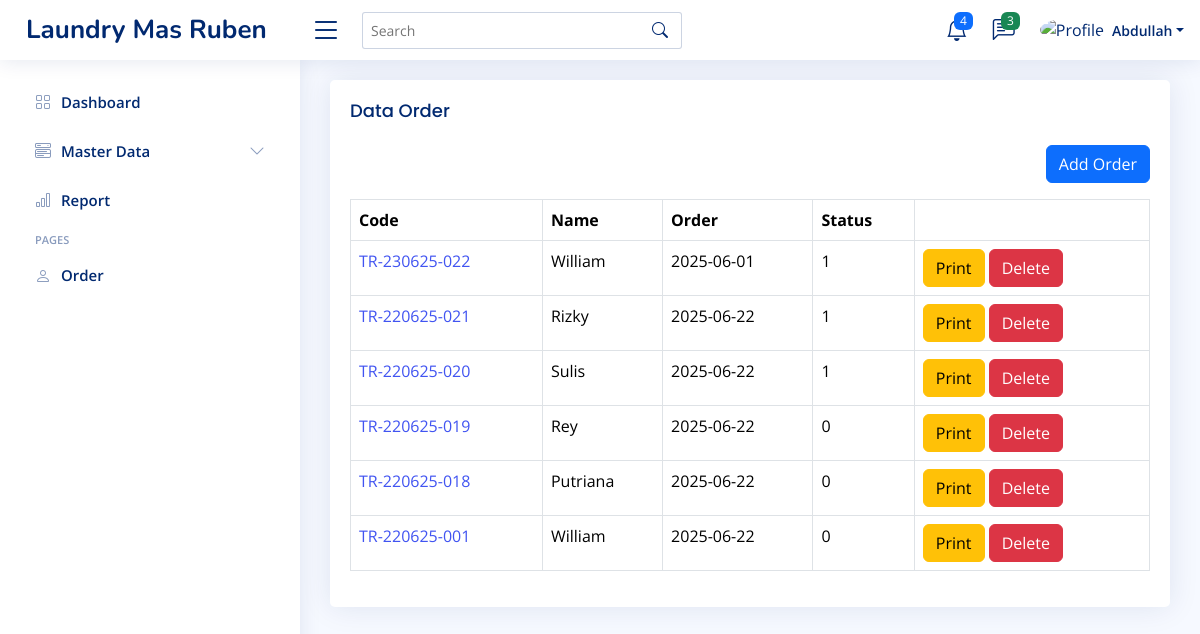
Page /home.php?page=order (signed in) on the committed database.
### tables this page shows
CREATE TABLE `trans_order` (
  `id` int(11) NOT NULL,
  `id_customer` int(11) DEFAULT NULL,
  `order_code` varchar(50) NOT NULL,
  `order_date` date NOT NULL,
  `order_end_date` date NOT NULL,
  `order_status` tinyint(2) NOT NULL,
  `created_at` timestamp NOT NULL DEFAULT current_timestamp(),
  `updated_at` timestamp NULL DEFAULT NULL ON UPDATE current_timestamp(),
  `deleted_at` datetime DEFAULT NULL,
  `order_pay` int(11) NOT NULL,
  `order_change` int(11) NOT NULL,
  `total` int(11) NOT NULL
);

CREATE TABLE `customer` (
  `id` int(11) NOT NULL,
  `customer_name` varchar(50) NOT NULL,
  `phone` varchar(13) NOT NULL,
  `address` text NOT NULL,
  `created_at` timestamp NOT NULL DEFAULT current_timestamp(),
  `updated_at` timestamp NULL DEFAULT NULL ON UPDATE current_timestamp(),
  `deleted_at` datetime DEFAULT NULL
);

### content/order.php (the view, shortened to what this page needs)
<?php
$queryOrder = mysqli_query($config, "SELECT trans_order.*, customer.customer_name
FROM trans_order
LEFT JOIN customer
ON trans_order.id_customer = customer.id
ORDER BY id DESC");
$rowOrder = mysqli_fetch_all($queryOrder, MYSQLI_ASSOC);
?>
<section class="section">
    <div class="row">
        <div class="col-12">
            <div class="card">
                <div class="card-body">
                    <h5 class="card-title">Data Order</h5>
                    <div class="table-responsive">
                        <div class="mb-3" align="right">
                            <a href="?page=tambah-order" class="btn btn-primary">Add Order</a>
                        </div>
                        <table class="table table-bordered">
                            <thead>
                                <tr>
                                    <th>Code</th>
                                    <th>Name</th>
                                    <th>Order</th>
                                    <th>Status</th>
                                    <th></th>
                                </tr>
                            </thead>
                            <tbody>
                                <?php foreach ($rowOrder as $order): ?>
                                    <tr>
                                        <td><a href="?page=tambah-order&detail=<?php echo $order['id'] ?>"><?php echo $order['order_code'] ?></a></td>
                                        <td><?php echo $order['customer_name'] ?></td>
                                        <td><?php echo $order['order_date'] ?></td>
                                        <td><?php echo $order['order_status'] ?></td>
                                        <td>
                                            <a href="print.php?id=<?php echo $order['id'] ?>" class="btn btn-warning">Print</a>
                                            <a href="?page=order&delete=<?php echo $order['id'] ?>" class="btn btn-danger">Delete</a>
                                        </td>
                                    </tr>
                                <?php endforeach ?>
                            </tbody>
                        </table>
                    </div>
                </div>
            </div>
        </div>
    </div>
</section>

### assets/css/style.css (style rules this page uses)
:root { scroll-behavior: smooth; }
body { font-family: "Open Sans", sans-serif; background: #f6f9ff; color: #444444; }
a { color: #4154f1; text-decoration: none; }
h1, h2, h3, h4, h5, h6 { font-family: "Nunito", sans-serif; }
.card { margin-bottom: 30px; border: none; border-radius: 5px; box-shadow: 0px 0 30px rgba(1, 41, 112, 0.1); }
.card-title { padding: 20px 0 15px 0; font-size: 18px; font-weight: 500; color: #012970; font-family: "Poppins", sans-serif; }
.card-body { padding: 0 20px 20px 20px; }

### rows in the picture
trans_order: order_code "TR-230625-022", id_customer.customer_name "William", order_date "2025-06-01", order_status "1"
trans_order: order_code "TR-220625-021", id_customer.customer_name "Rizky", order_date "2025-06-22", order_status "1"
trans_order: order_code "TR-220625-020", id_customer.customer_name "Sulis", order_date "2025-06-22", order_status "1"
trans_order: order_code "TR-220625-019", id_customer.customer_name "Rey", order_date "2025-06-22", order_status "0"
trans_order: order_code "TR-220625-018", id_customer.customer_name "Putriana", order_date "2025-06-22", order_status "0"
trans_order: order_code "TR-220625-001", id_customer.customer_name "William", order_date "2025-06-22", order_status "0"

### other values in the picture
$_SESSION['NAME'] "Abdullah"
